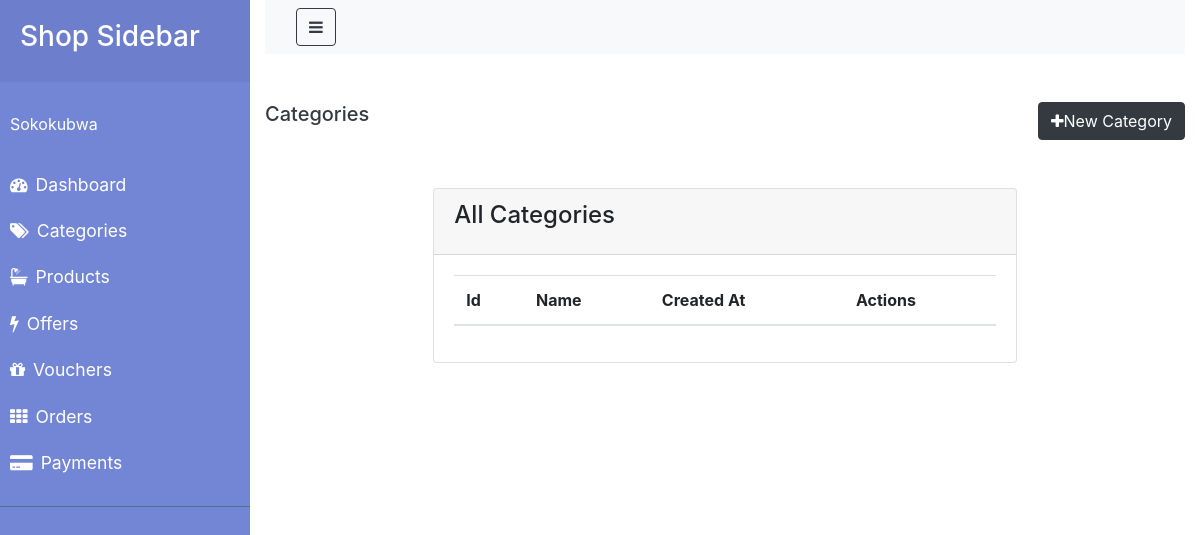
The page /categories on the database as committed earlier.
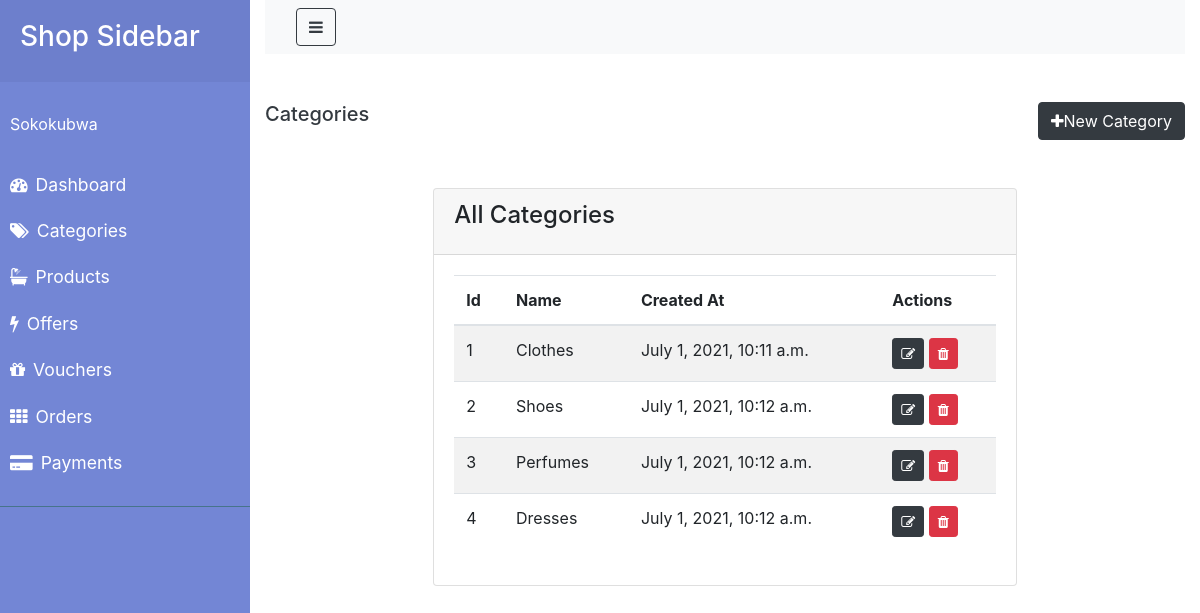
The same page on the database as committed later.
### shop/models.py (models this page shows)
class Category(models.Model):
    name= models.CharField(blank=False, null=False,max_length=50)
    parent_id=models.ForeignKey('Category', null=True, blank=True,on_delete=models.CASCADE)
    created_at=models.DateTimeField(auto_now_add=True)
    updated_at=models.DateTimeField(auto_now=True)

### shop/views.py (the view)
# urls.py: path('categories',CategoryList.as_view(), name='category_list'),
class CategoryList(ListView):
    model=Category
    template_name= 'shop/admin/category_list.html'

### shop/templates/shop/admin/category_list.html (shortened to what this page needs)
{% extends 'shop/admin/layouts/admin_master.html' %}
{% block content %}
<div class="container">
    <div class="row my-5">
        <h5 class="text-dark">Categories</h5>
        <button class="btn btn-dark ml-auto" data-toggle="modal" data-target="#categoryModal">
            <i class="fa fa-plus" aria-hidden="true"></i>New Category
        </button>
    </div>
    <div class="row justify-content-center my-5">
        <div class="col-lg-8">
            <div class="card">
                <div class="card-header">
                    <h4 class="card-title">All Categories</h4>
                </div>
                <div class="card-body">
                    <table class="table table-striped table-hover">
                        <thead>
                            <tr>
                                <th>Id</th>
                                <th>Name</th>
                                <th>Created At</th>
                                <th>Actions</th>
                            </tr>
                        </thead>
                        <tbody>
                            {% for object in object_list %}
                                <tr>
                                    <td>{{object.id}}</td>
                                    <td>{{object.name}}</td>
                                    <td>{{object.created_at}}</td>
                                    <td>
                                        <a href="{% url 'category_update' object.id %}" class="btn btn-dark btn-sm">
                                            <i class="fa fa-edit"></i>
                                        </a>
                                        <a href="#" class="btn btn-danger btn-sm">
                                            <i class="fa fa-trash"></i>
                                        </a>
                                    </td>
                                </tr>
                            {% endfor %}
                        </tbody>
                    </table>
                </div>
            </div>
        </div>
    </div>
</div>
{% endblock %}

### shop/templates/shop/admin/layouts/admin_master.html (shortened to what this page needs)
<!DOCTYPE html>
{% load static %}
<html>
    <head>
        <link rel="stylesheet" href="https://stackpath.bootstrapcdn.com/bootstrap/4.3.1/css/bootstrap.min.css">
        <link rel="stylesheet" href="https://cdnjs.cloudflare.com/ajax/libs/font-awesome/4.7.0/css/font-awesome.min.css">
        <link rel="stylesheet" href="{% static 'style.css' %}" type="text/css"/>
      </head>
    <body>
    <div class="wrapper">
        <nav id="sidebar">
            {% include 'shop/admin/layouts/sidebar.html' %}
        </nav>
        <div id="content" class='container-fluid'>
            {% include 'shop/admin/layouts/admin_nav.html' %}
            {% block content %}
            {% endblock content %}
        </div>
    </div>
        </body>
  </html>

### shop/templates/shop/admin/layouts/sidebar.html
<nav id="sidebar">
    <div class="sidebar-header">
        <h3>Shop Sidebar</h3>
    </div>
    <ul class="list-unstyled components">
        <p>Sokokubwa</p>
        <li>
            <a href="#"><i class="fa fa-tachometer mr-2"></i>Dashboard</a>
        </li>
        <li>
            <a href="#"><i class="fa fa-tags mr-2"></i>Categories</a>
        </li>
        <li>
            <a href="#"><i class="fa fa-bath mr-2"></i>Products</a>
        </li>
        <li>
            <a href="#"><i class="fa fa-flash mr-2"></i>Offers</a>
        </li>
        <li>
            <a href="#"><i class="fa fa-gift mr-2" aria-hidden="true"></i>Vouchers</a>
        </li>
        <li>
            <a href="#"><i class="fa fa-th mr-2"></i>Orders</a>
        </li>
        <li>
            <a href="#"><i class="fa fa-credit-card-alt mr-2"></i>Payments</a>
        </li>
    </ul>
</nav>

### shop/templates/shop/admin/layouts/admin_nav.html
<nav class="navbar navbar-expand-lg navbar-light bg-light">
    <div class="container-fluid">
        <button type="button" id="sidebarCollapse" class="btn btn-outline-dark">
            <i class="fa fa-bars"></i>
        </button>
    </div>
</nav>

### sokokubwa/static/style.css (style rules this page uses)
.wrapper { display: flex; width: 100%; align-items: stretch; }
#sidebar { background: #7386D5; color: #fff; transition: all 0.3s; min-width: 250px; max-width: 250px; min-height: 100vh; }
#sidebar .sidebar-header { padding: 20px; background: #6d7fcc; }
#sidebar ul.components { padding: 20px 0; border-bottom: 1px solid #47748b; }
#sidebar ul p { color: #fff; padding: 10px; }
#sidebar ul li a { padding: 10px; font-size: 1.1em; display: block; }
a, a:hover, a:focus { color: inherit; text-decoration: none; transition: all 0.3s; }

Rows that differ between the two databases and show on the page:
added Category: id "1", name "Clothes", created_at "July 1, 2021, 10:11 a.m."
added Category: id "2", name "Shoes", created_at "July 1, 2021, 10:12 a.m."
added Category: id "3", name "Perfumes", created_at "July 1, 2021, 10:12 a.m."
added Category: id "4", name "Dresses", created_at "July 1, 2021, 10:12 a.m."
